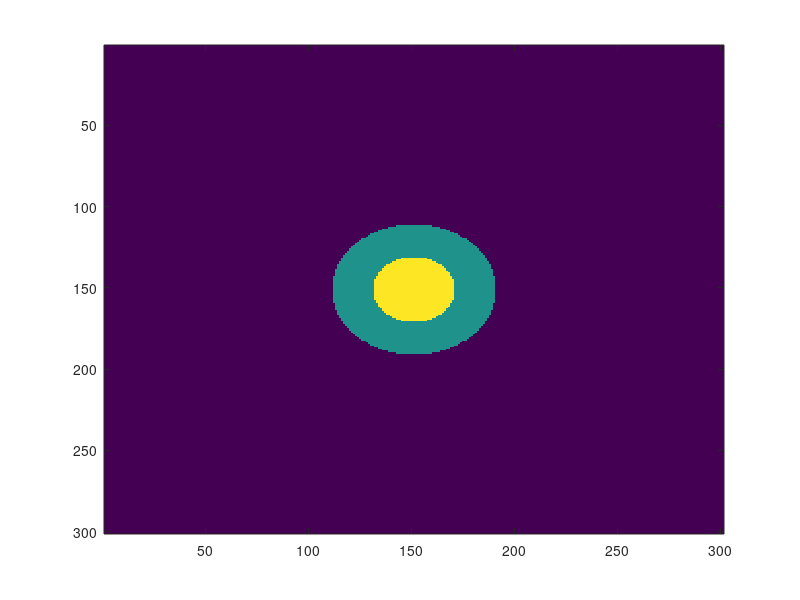
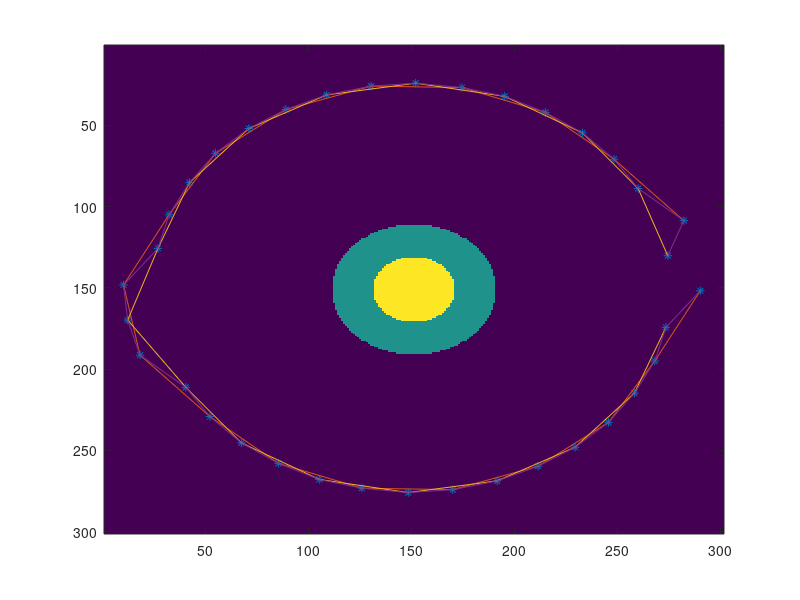

MATLAB code for these plots, in order:
%% Brain image:
BI=zeros(300);

[X, Y] = meshgrid(-150:150,-150:150);
BI = 1*((sqrt(X.^2 + Y.^2))<40);
BI = BI + 1*((sqrt(X.^2 + Y.^2))<20);
imagesc(BI)

%% Nodes
% create nodes
t=1:10:360;

nodes= round(150+140*[cos(t/360*2*pi); sin(t/360*2*pi)]);
%%
figure; 
%%
plot(nodes(1,:),nodes(2,:),'*')
hold on;
plot(nodes(1,:),nodes(2,:))
hold off

%%
ln=length(nodes);
for i=1:length(nodes)
    gotoNode=nodes(1,i)-.1*(nodes(1,i)-150);
    nn = mod(i+1,ln)+1; %Next node
    if nn<ln/2 % upper circle
    order = (nodes(1,mod(i+1,ln)+1)<gotoNode); % Check order in X
    end
    if nn>ln/2 % lower circle
    order = (nodes(1,mod(i+1,ln)+1)>gotoNode);
    end
    
    
    if BI(round(gotoNode),round(nodes(2,i)))<(mod(i,2)+1) && order
        nodes(1,i)=gotoNode;
    end
    gotoNode=nodes(2,i)-.1*(nodes(2,i)-150);
    if (BI(round(nodes(1,i)),round(gotoNode))<(mod(i,2)+1))
        nodes(2,i)=gotoNode;
    end    
end

imagesc(BI)
hold on;
plot(nodes(1,:),nodes(2,:),'*')
hold on;
plot(nodes(1,1:2:end),nodes(2,1:2:end))
hold on;
plot(nodes(1,2:2:end),nodes(2,2:2:end))
hold on;
plot(nodes(1,1:1:end),nodes(2,1:1:end))

hold off

